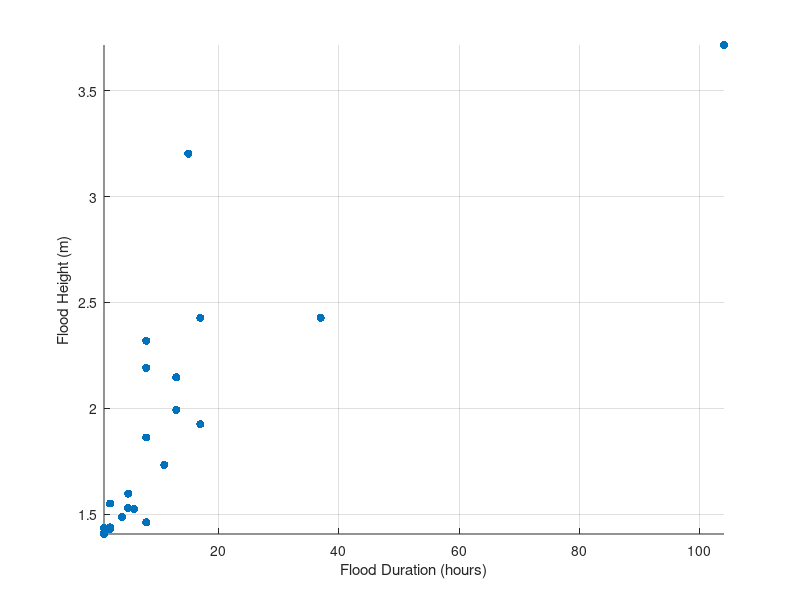

This chart was generated by the following MATLAB code: (Note: this script raises an error after producing the figure.)
%% === INPUT: exceedance magnitudes over thresholds ===

clc
clear all
load("Data_Moderate.mat")

% Replace with your vectors (same length N)
H = Data_Moderate(:,1);   % flood HEIGHT exceedances over threshold u_H  (N×1, positive)
D = Data_Moderate(:,2);   % flood DURATION exceedances over threshold u_D (N×1, positive)

Tr=1.405;   % Treshold for peak over treshold selection
assert(all(H>0) && all(D>0), 'H and D must be positive exceedances.');
assert(numel(H)==numel(D), 'H and D must have the same length.');

figure;
scatter(D, H+Tr, 'o', 'filled'); 
xlabel('Flood Duration (hours)');
ylabel('Flood Height (m)'); 
grid on; axis tight;

%% === 1) Fit GPD marginals by MLE (independence across events) ===
% gpfit returns [k (shape), sigma (scale)] and 95% CIs

[paramH,ciH] = gpfit(H);  kH = paramH(1); sH = paramH(2);
[paramD,ciD] = gpfit(D);  kD = paramD(1); sD = paramD(2);

% Log-likelihood, AIC, BIC
nH = numel(H); nD = numel(D);
negLL_H = gplike([kH sH], H);            % total negative log-likelihood
negLL_D = gplike([kD sD], D);
k_params = 2;                            % k (shape) + sigma (scale)
AIC_H = 2*k_params + 2*negLL_H;
AIC_D = 2*k_params + 2*negLL_D;
BIC_H = k_params*log(nH) + 2*negLL_H;
BIC_D = k_params*log(nD) + 2*negLL_D;

% --- KS goodness-of-fit (use a distribution object) ---
pdH = makedist('GeneralizedPareto','k',kH,'sigma',sH,'theta',0);
pdD = makedist('GeneralizedPareto','k',kD,'sigma',sD,'theta',0);

% (Optional but recommended) Support check when k<0:
if kH < 0
    x_max_H = -sH/kH; 
    assert(all(H < x_max_H), 'Some H exceed fitted GPD support (k<0).');
end
if kD < 0
    x_max_D = -sD/kD; 
    assert(all(D < x_max_D), 'Some D exceed fitted GPD support (k<0).');
end

[h_H,p_H,ksstat_H] = kstest(H, 'CDF', pdH);
[h_D,p_D,ksstat_D] = kstest(D, 'CDF', pdD);


%% === 2) Diagnostics: QQ plots against fitted GPD ===
figure;
subplot(1,2,1);
H_sorted = sort(H);
pH = ((1:nH)' - 0.5)/nH;                  % plotting positions
qH = gpinv(pH, kH, sH);                   % fitted quantiles
plot(qH, H_sorted, 'o'); hold on; plot(qH,qH,'-');
xlabel('Theoretical GPD quantiles'); ylabel('Empirical H');
title('Height exceedances: QQ plot'); grid on; axis tight;

subplot(1,2,2);
D_sorted = sort(D);
pD = ((1:nD)' - 0.5)/nD;
qD = gpinv(pD, kD, sD);
plot(qD, D_sorted, 'o'); hold on; plot(qD,qD,'-');
xlabel('Theoretical GPD quantiles'); ylabel('Empirical D');
title('Duration exceedances: QQ plot'); grid on; axis tight;

%% === 3) Dependence: Kendall tau & Spearman rho with bootstrap CIs ===
% Paired bootstrap to preserve H–D dependence
nboot = 5000;   % increase if you want tighter CIs (more compute)
X = [H D];

% Define scalar-stat functions for bootci
bootfun_tau  = @(Z) corr(Z(:,1), Z(:,2), 'Type','Kendall','Rows','complete');
bootfun_rho  = @(Z) corr(Z(:,1), Z(:,2), 'Type','Spearman','Rows','complete');

% BCa confidence intervals (robust)
[CI_tau,  boot_tau] = bootci(nboot, {bootfun_tau, X}, 'type','bca');
[CI_rho,  boot_rho] = bootci(nboot, {bootfun_rho, X}, 'type','bca');

tau_hat = bootfun_tau(X);
rho_hat = bootfun_rho(X);

% Optional: visualize bootstrap sampling distributions
figure;
histogram(boot_tau, 'Normalization','pdf'); xlabel('Kendall \tau'); ylabel('PDF');
title('Bootstrap dist. of Kendall \tau'); grid on;
figure;
histogram(boot_rho, 'Normalization','pdf'); xlabel('Spearman \rho'); ylabel('PDF');
title('Bootstrap dist. of Spearman \rho'); grid on;

%% === 4) Summarize results ===

%decision = ["Fail to reject H0","Reject H0"];          % if h is 0 or 1
fprintf('\n=== GPD MLE (Height exceedances) ===\n');
fprintf('k (shape)  = %.4f  [95%% CI: %.4f, %.4f]\n', kH, ciH(1,1), ciH(2,1));
fprintf('sigma      = %.4f  [95%% CI: %.4f, %.4f]\n', sH, ciH(1,2), ciH(2,2));
fprintf('AIC = %.2f, BIC = %.2f, KS stat = %.4f\n, p-value=%.4f\n, h=%.0f', AIC_H, BIC_H, ksstat_H, p_H, h_H);

fprintf('\n=== GPD MLE (Duration exceedances) ===\n');
fprintf('k (shape)  = %.4f  [95%% CI: %.4f, %.4f]\n', kD, ciD(1,1), ciD(2,1));
fprintf('sigma      = %.4f  [95%% CI: %.4f, %.4f]\n', sD, ciD(1,2), ciD(2,2));
fprintf('AIC = %.2f, BIC = %.2f, KS stat = %.4f\n, p-value=%.4f\n, h=%.0f', AIC_D, BIC_D, ksstat_D, p_D, h_D);

fprintf('\n=== Dependence (paired bootstrap %d) ===\n', nboot);
fprintf('Kendall tau  = %.4f  [95%% CI: %.4f, %.4f]\n', tau_hat, CI_tau(1), CI_tau(2));
fprintf('Spearman rho = %.4f  [95%% CI: %.4f, %.4f]\n', rho_hat, CI_rho(1), CI_rho(2));
%% KS test results 

names   = ["H","D"];
AICs    = [AIC_H, AIC_D];
BICs    = [BIC_H, BIC_D];
ksstats = [ksstat_H, ksstat_D];
pvals   = [p_H, p_D];
hs      = [h_H, h_D];

decision = ["Fail to reject H0","Reject H0"];

for k = 1:numel(names)
    fprintf('%s: AIC = %.2f, BIC = %.2f, KS stat = %.4f, p = %.4f, h=%d (%s)\n', ...
        names(k), AICs(k), BICs(k), ksstats(k), pvals(k), hs(k), decision(hs(k)+1));
end

%% === 6) Monte Carlo simulation from fitted GPDs + histograms ===
N = 1000;                 % number of Monte Carlo samples
rng(42,'twister');       % reproducibility

% Draw samples (theta=0). Either method works:
% simH = gprnd(kH, sH, 0, N, 1);
% simD = gprnd(kD, sD, 0, N, 1);
% or via distribution objects (if you created pdH/pdD above):
pdH = makedist('GeneralizedPareto','k',kH,'sigma',sH,'theta',0);
pdD = makedist('GeneralizedPareto','k',kD,'sigma',sD,'theta',0);
simH = random(pdH, N, 1);
simD = random(pdD, N, 1);

% Support upper bound if k<0 (finite tail) — trim plotting range accordingly
xmaxH = (kH < 0) * (-sH/kH) + (kH >= 0) * prctile(simH, 99.5);
xmaxD = (kD < 0) * (-sD/kD) + (kD >= 0) * prctile(simD, 99.5);

% Plot histogram (PDF-normalized) + fitted PDF overlay
figure;
tiledlayout(1,2, 'Padding','compact', 'TileSpacing','compact');

% --- Height ---
nexttile;
histogram(simH, 'Normalization','pdf', 'EdgeColor','none'); hold on;
xH = linspace(0, xmaxH, 600);
plot(xH, gppdf(xH, kH, sH), 'LineWidth', 1.8);
xlabel('Flood height exceeding tr (m)'); ylabel('PDF');
title(sprintf('Monte Carlo (N = %d): H', N)); grid on; box on;
legend('MC histogram','Fitted GPD PDF', 'Location','best');

% --- Duration ---
nexttile;
histogram(simD, 'Normalization','pdf', 'EdgeColor','none'); hold on;
xD = linspace(0, xmaxD, 600);
plot(xD, gppdf(xD, kD, sD), 'LineWidth', 1.8);
xlabel('Flood duration (h)'); ylabel('PDF');
title(sprintf('Monte Carlo (N = %d): D', N)); grid on; box on;
legend('MC histogram','Fitted GPD PDF', 'Location','best');

% === Summary stats: sample vs. theoretical (when defined) ===
mH_th = NaN; vH_th = NaN;
mD_th = NaN; vD_th = NaN;
if kH < 1,  mH_th = sH/(1 - kH);   end            % theoretical mean exists if k < 1
if kH < 1/2, vH_th = sH^2 / ((1 - kH)^2 * (1 - 2*kH)); end   % variance exists if k < 1/2
if kD < 1,  mD_th = sD/(1 - kD);   end
if kD < 1/2, vD_th = sD^2 / ((1 - kD)^2 * (1 - 2*kD)); end

fprintf('\n=== Monte Carlo summary (N = %d) ===\n', N);
fprintf('H: mean(sample)=%.4f,  var(sample)=%.4f,  mean(th)=%.4f, var(th)=%.4f\n', ...
        mean(simH), var(simH), mH_th, vH_th);
fprintf('D: mean(sample)=%.4f,  var(sample)=%.4f,  mean(th)=%.4f, var(th)=%.4f\n', ...
        mean(simD), var(simD), mD_th, vD_th);

%% === 5) (Optional) Return levels for POT ===
% If you know the exceedance rate lambda (events per year), you can estimate
% T-year return levels z_T via the GPD quantile for p = 1 - 1/(lambda*T).
% Example (set your lambda):
% lambda = 3;  % e.g., 3 exceedances/year
% T = [2 5 10 20 50 100]';
% p  = 1 - 1./(lambda*T);
% zT_H = gpinv(p, kH, sH);   % return levels for H-exceedances over u_H
% zT_D = gpinv(p, kD, sD);   % return levels for D-exceedances over u_D
% table(T, zT_H, zT_D)
